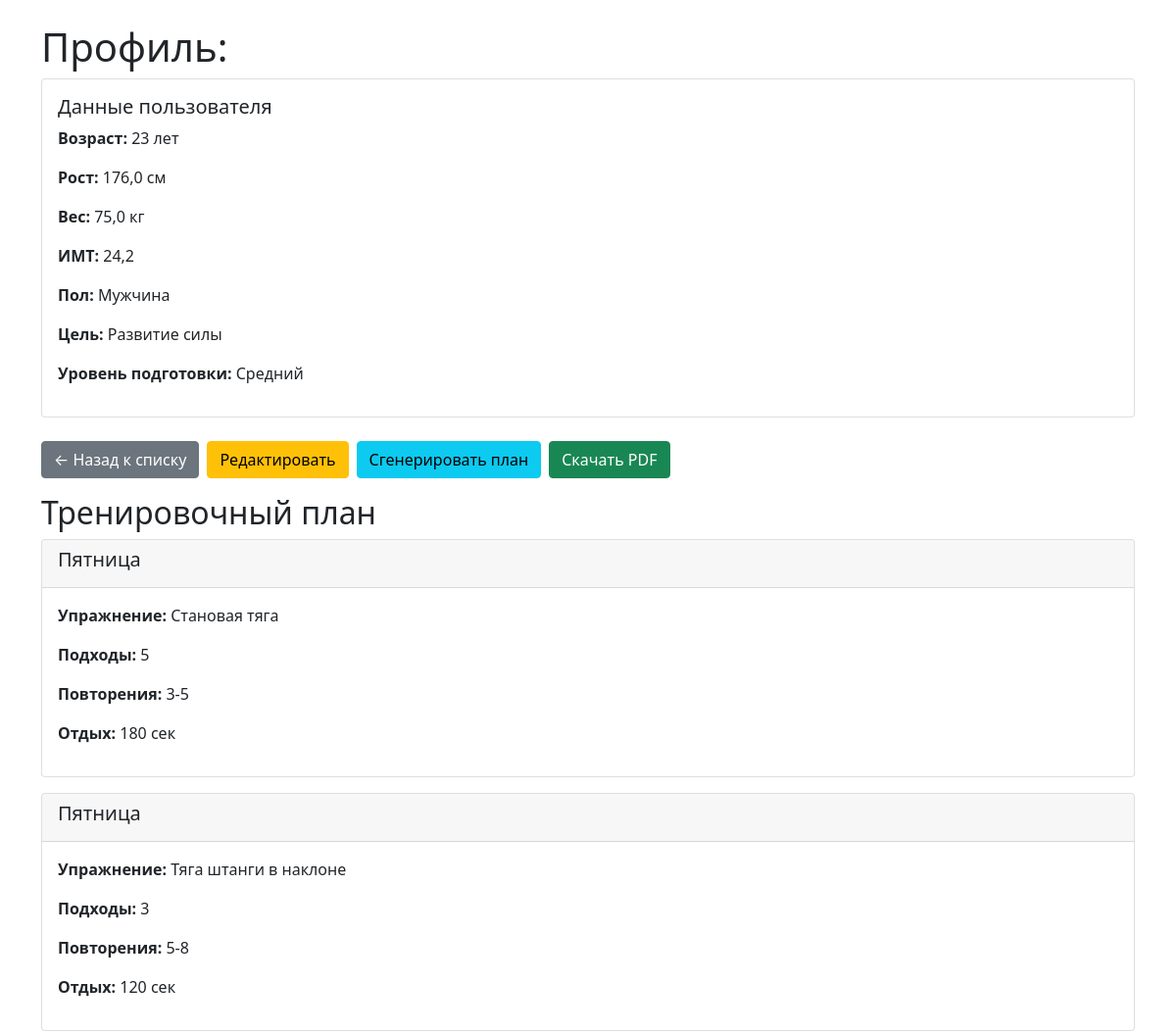
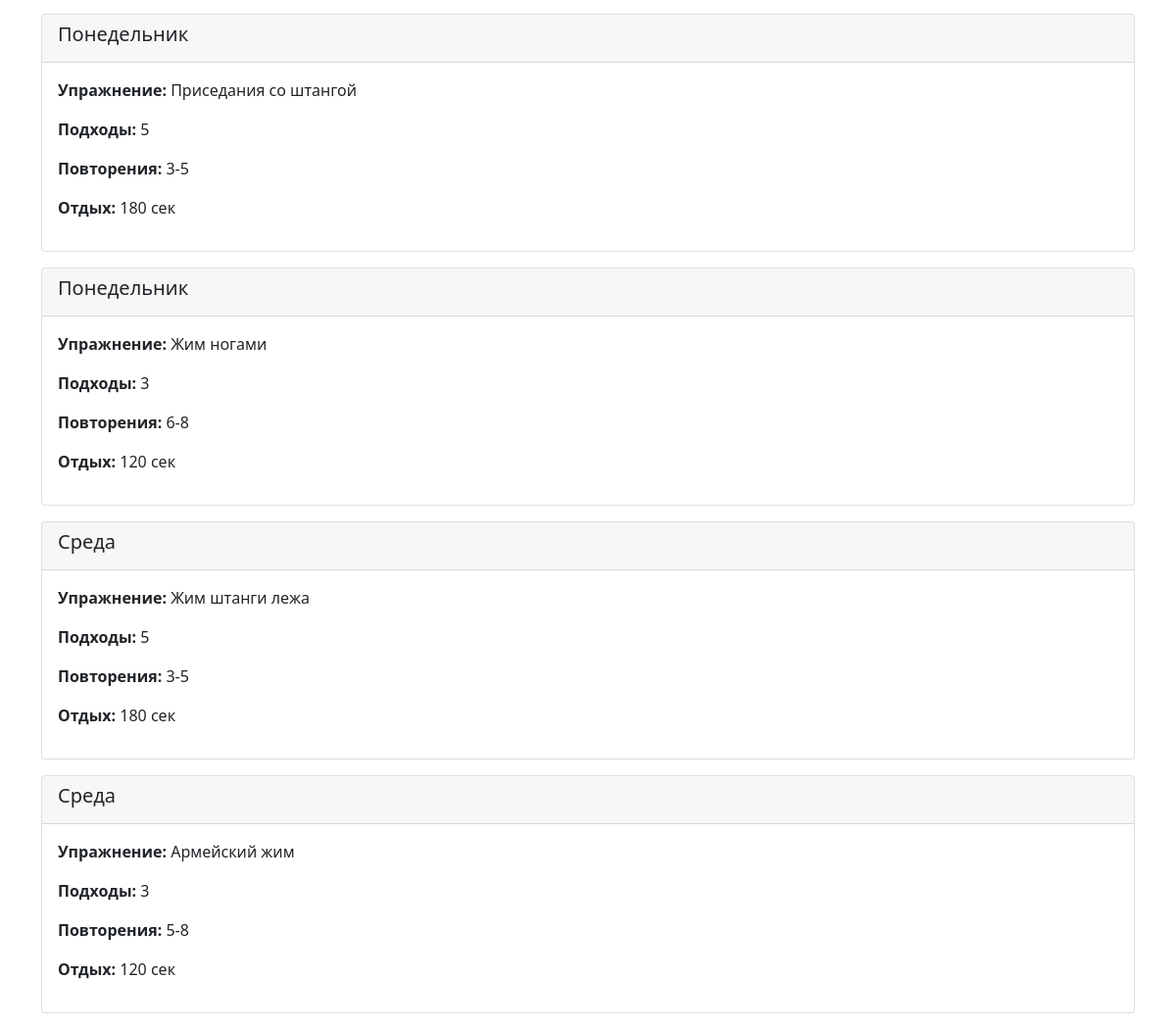
The app's page /profiles/1/ (signed in) with its own data (2 pictures, top to bottom).
### training_plans/models.py (models this page shows, shortened)
class UserProfile(models.Model):
    GOAL_CHOICES = [
        ('weight_loss', 'Похудение'),
        ('muscle_gain', 'Набор мышечной массы'),
        ('strength', 'Развитие силы'),
        ('endurance', 'Выносливость'),
        ('health', 'Общее оздоровление'),
    ]
    GENDER_CHOICES = [
        ('male', 'Мужчина'),
        ('female', 'Женщина'),
    ]
    user = models.OneToOneField(
        settings.AUTH_USER_MODEL,
        on_delete=models.CASCADE,
        related_name='profile',
        verbose_name="Пользователь"
    )
    age = models.IntegerField(
        validators=[MinValueValidator(16), MaxValueValidator(80)],
        verbose_name="Возраст"
    )
    height = models.FloatField(verbose_name="Рост (см)")
    weight = models.FloatField(verbose_name="Вес (кг)")
    gender = models.CharField(max_length=10, choices=GENDER_CHOICES, verbose_name="Пол")
    goal = models.CharField(max_length=20, choices=GOAL_CHOICES, verbose_name="Цель")
    fitness_level = models.CharField(
        max_length=20,
        choices=[
            ('beginner', 'Начинающий'),
            ('intermediate', 'Средний'),
            ('advanced', 'Продвинутый')
        ],
        verbose_name="Уровень подготовки"
    )
    created_at = models.DateTimeField(auto_now_add=True)
    updated_at = models.DateTimeField(auto_now=True)
    def calculate_bmi(self):
        return round(self.weight / ((self.height / 100) ** 2), 1)

class TrainingPlan(models.Model):
    DAY_CHOICES = [
        ('monday', 'Понедельник'),
        ('tuesday', 'Вторник'),
        ('wednesday', 'Среда'),
        ('thursday', 'Четверг'),
        ('friday', 'Пятница'),
        ('saturday', 'Суббота'),
        ('sunday', 'Воскресенье'),
    ]
    user_profile = models.ForeignKey(UserProfile, on_delete=models.CASCADE, related_name='training_plans')
    day = models.CharField(max_length=10, choices=DAY_CHOICES, verbose_name="День недели")
    exercise_name = models.CharField(max_length=200, verbose_name="Упражнение")
    sets = models.IntegerField(verbose_name="Подходы")
    reps = models.CharField(max_length=50, verbose_name="Повторения")
    rest_time = models.CharField(max_length=50, verbose_name="Время отдыха", default="60 сек")
    notes = models.TextField(blank=True, verbose_name="Примечания")
    class Meta:
        ordering = ['day']

### training_plans/views.py (the view)
# urls.py: path('profiles/<int:pk>/', views.UserProfileDetailView.as_view(), name='profile_detail'),
@method_decorator(login_required, name='dispatch')
class UserProfileDetailView(DetailView):
    model = UserProfile
    template_name = 'training_plans/profile_detail.html'
    def get_queryset(self):
        return UserProfile.objects.filter(user=self.request.user)
    def get_context_data(self, **kwargs):
        context = super().get_context_data(**kwargs)
        context['training_plans'] = self.object.training_plans.all().order_by('day')
        return context

### templates/training_plans/profile_detail.html (shortened to what this page needs)
<!DOCTYPE html>
<html>
<head>
    <link href="https://cdn.jsdelivr.net/npm/bootstrap@5.1.3/dist/css/bootstrap.min.css" rel="stylesheet">
</head>
<body>
    <div class="container mt-4">
        <h1>Профиль: {{ object.name }}</h1>
        <div class="card mb-4">
            <div class="card-body">
                <h5 class="card-title">Данные пользователя</h5>
                <p><strong>Возраст:</strong> {{ object.age }} лет</p>
                <p><strong>Рост:</strong> {{ object.height }} см</p>
                <p><strong>Вес:</strong> {{ object.weight }} кг</p>
                <p><strong>ИМТ:</strong> {{ object.calculate_bmi }}</p>
                <p><strong>Пол:</strong> {{ object.get_gender_display }}</p>
                <p><strong>Цель:</strong> {{ object.get_goal_display }}</p>
                <p><strong>Уровень подготовки:</strong> {{ object.get_fitness_level_display }}</p>
            </div>
        </div>
        <div class="d-flex gap-2 mb-3">
            <a href="{% url 'training_plans:profile_list' %}" class="btn btn-secondary">← Назад к списку</a>
            <a href="{% url 'training_plans:profile_update' object.pk %}" class="btn btn-warning">Редактировать</a>
            <a href="{% url 'training_plans:generate_plan' object.pk %}" class="btn btn-info">Сгенерировать план</a>
            <a href="{% url 'training_plans:export_pdf' object.pk %}" class="btn btn-success">Скачать PDF</a>
        </div>
        <h2>Тренировочный план</h2>
        {% if training_plans %}
            {% for day_plan in training_plans %}
                <div class="card mb-3">
                    <div class="card-header">
                        <h5>{{ day_plan.get_day_display }}</h5>
                    </div>
                    <div class="card-body">
                        <p><strong>Упражнение:</strong> {{ day_plan.exercise_name }}</p>
                        <p><strong>Подходы:</strong> {{ day_plan.sets }}</p>
                        <p><strong>Повторения:</strong> {{ day_plan.reps }}</p>
                        <p><strong>Отдых:</strong> {{ day_plan.rest_time }}</p>
                    </div>
                </div>
            {% endfor %}
        {% else %}
            <div class="alert alert-info">
                Тренировочный план еще не сгенерирован. Нажмите "Сгенерировать план".
            </div>
        {% endif %}
    </div>
</body>
</html>

### records on screen
UserProfile: age "23", height "176,0", weight "75,0", calculate_bmi "24,2", gender "Мужчина", goal "Развитие силы", fitness_level "Средний"
TrainingPlan: day "Пятница", exercise_name "Становая тяга", sets "5", reps "3-5", rest_time "180 сек"
TrainingPlan: day "Пятница", exercise_name "Тяга штанги в наклоне", sets "3", reps "5-8", rest_time "120 сек"
TrainingPlan: day "Понедельник", exercise_name "Приседания со штангой", sets "5", reps "3-5", rest_time "180 сек"
TrainingPlan: day "Понедельник", exercise_name "Жим ногами", sets "3", reps "6-8", rest_time "120 сек"
TrainingPlan: day "Среда", exercise_name "Жим штанги лежа", sets "5", reps "3-5", rest_time "180 сек"
TrainingPlan: day "Среда", exercise_name "Армейский жим", sets "3", reps "5-8", rest_time "120 сек"
